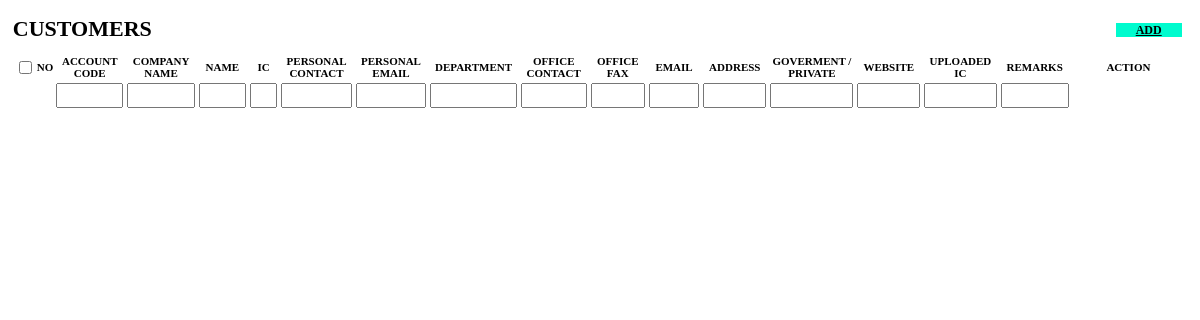
Page /module/customer/index.php on the earlier database version.
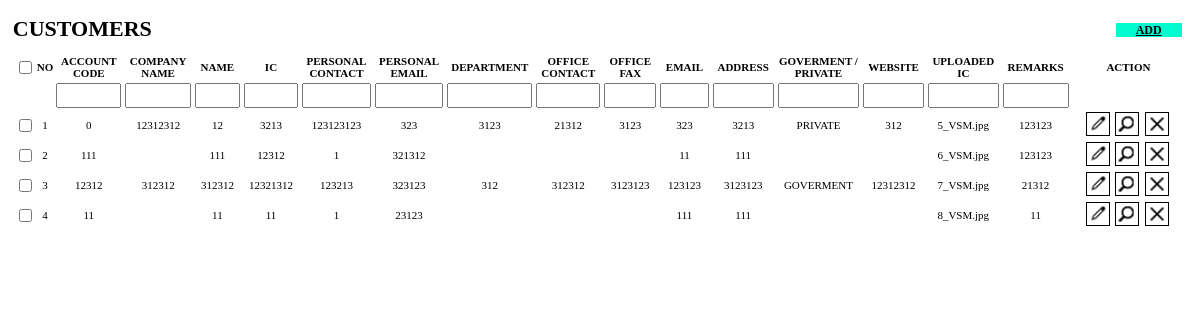
Same page on the later database version.
### tables this page shows
CREATE TABLE `customer` (
  `customer_id` int(11) NOT NULL,
  `account_code` int(11) DEFAULT NULL,
  `company_name` varchar(255) DEFAULT NULL,
  `name` varchar(255) DEFAULT NULL,
  `ic` varchar(255) DEFAULT NULL,
  `personal_contact` varchar(11) DEFAULT NULL,
  `personal_email` varchar(255) DEFAULT NULL,
  `department` varchar(255) DEFAULT NULL,
  `office_contact` varchar(11) DEFAULT NULL,
  `office_fax` varchar(11) DEFAULT NULL,
  `email` varchar(255) DEFAULT NULL,
  `address` varchar(255) DEFAULT NULL,
  `government_private` varchar(255) DEFAULT NULL,
  `website` varchar(255) DEFAULT NULL,
  `uploaded_ic` varchar(255) DEFAULT NULL,
  `remarks` varchar(255) DEFAULT NULL
);

### module/customer/index.php (the view, shortened to what this page needs)
<?php
include "../include/connect.php";
$query1 = $connect;
?>
<link rel="stylesheet" href="../include/css/css.css">
<link rel="stylesheet" type="text/css" href="../include/DataTables/datatables.min.css"/>
<body style="overflow-x: scroll;">
<main role="main" class="col-lg-9 ml-sm-0 col-lg-12 pt-2 px-2" style="background-color: white;">
	<div class="row row2">
		<div class="col-12 title">
			<b>CUSTOMERS</b>
			<div style="float:right;">
				<a type="button" class="btn btn-green" href="mainIndex.php?page=add_customer">ADD</a>&nbsp;
			</div>
		</div>
		<div class="col-12">
			<table id="register" class="display" style="width:100%">
		        <thead>
		            <tr>
						<th style="padding:0;background-image:none !important;"><input type="checkbox" name="check[]" value="" id=""></th>
						<th style="padding:0;background-image:none !important;">NO</th>
						<th>ACCOUNT CODE</th>
						<th>COMPANY NAME</th>
		                <th>NAME</th>
						<th>IC</th>
		                <th>PERSONAL CONTACT</th>
						<th>PERSONAL EMAIL</th>
						<th>DEPARTMENT</th>
						<th>OFFICE CONTACT</th>
						<th>OFFICE FAX</th>
		                <th>EMAIL</th>
						<th>ADDRESS</th>
						<th>GOVERMENT / PRIVATE</th>
						<th>WEBSITE</th>
						<th>UPLOADED IC</th>
		                <th>REMARKS</th>
		                <th style="width:10%;background-image:none !important;">ACTION</th>
		            </tr>
		        </thead>
		        <tfoot>
		            <tr>
						<th style="padding:0;"></th>
		                <th style="padding:0;"></th>
		                <th>ACCOUNT CODE</th>
						<th>COMPANY NAME</th>
		                <th>NAME</th>
						<th>IC</th>
		                <th>PERSONAL CONTACT</th>
						<th>PERSONAL EMAIL</th>
						<th>DEPARTMENT</th>
						<th>OFFICE CONTACT</th>
						<th>OFFICE FAX</th>
		                <th>EMAIL</th>
						<th>ADDRESS</th>
						<th>GOVERMENT / PRIVATE</th>
						<th>WEBSITE</th>
						<th>UPLOADED IC</th>
		                <th>REMARKS</th>
		                <th style="width:10%;background-image:none !important;"></th>
		            </tr>
		        </tfoot>
		        <tbody>
					<?php
						$counter = '';
						$query2 = "SELECT * FROM customer";
						if($result2 = mysqli_query($query1,$query2)){
							while($row = mysqli_fetch_assoc($result2)){
								$counter++;
								echo '<tr>';
								echo '<th style="padding:0;background-image:none !important;"><input type="checkbox" name="check[]" value="" id=""></th>';
								echo '<td>'.$counter.'</td>';
								echo '<td>'.$row["account_code"].'</td>';
								echo '<td>'.$row["company_name"].'</td>';
								echo '<td>'.$row["name"].'</td>';
								echo '<td>'.$row["ic"].'</td>';
								echo '<td>'.$row["personal_contact"].'</td>';
								echo '<td>'.$row["personal_email"].'</td>';
								echo '<td>'.$row["department"].'</td>';
								echo '<td>'.$row["office_contact"].'</td>';
								echo '<td>'.$row["office_fax"].'</td>';
								echo '<td>'.$row["email"].'</td>';
								echo '<td>'.$row["address"].'</td>';
								echo '<td>'.$row["government_private"].'</td>';
								echo '<td>'.$row["website"].'</td>';
								echo '<td>'.$row["uploaded_ic"].'</td>';
								echo '<td>'.$row["remarks"].'</td>';
								echo '
									<td>
										<a href="mainIndex.php?page=edit_customer&value='.$row["customer_id"].'"><img class="actionbtn" src="../include/img/action/edit.png"></a>&nbsp;
										<a href="#"><img class="actionbtn" src="../include/img/action/search.png"></a>&nbsp;
										<a href="../module/add_customer/delete.php?value='.$row["customer_id"].'"><img class="actionbtn" src="../include/img/action/delete.png"></a>&nbsp;
									</td>
								';
								echo '</tr>';
							}
						}
					?>
		        </tbody>
		    </table>
		</div>
	</div>
</main>
</body>

Differences in the rows shown:
added customer: account_code "0", company_name "12312312", name "12", ic "3213", personal_contact "123123123", personal_email "323", department "3123", office_contact "21312", office_fax "3123", email "323", address "3213", government_private "PRIVATE", website "312", uploaded_ic "5_VSM.jpg", remarks "123123", $row["customer_id"] 5 (drawn)
added customer: account_code "111", name "111", ic "12312", personal_contact "1", personal_email "321312", email "11", address "111", uploaded_ic "6_VSM.jpg", remarks "123123", $row["customer_id"] 6 (drawn)
added customer: account_code "12312", company_name "312312", name "312312", ic "12321312", personal_contact "123213", personal_email "323123", department "312", office_contact "312312", office_fax "3123123", email "123123", address "3123123", government_private "GOVERMENT", website "12312312", uploaded_ic "7_VSM.jpg", remarks "21312", $row["customer_id"] 7 (drawn)
added customer: account_code "11", name "11", ic "11", personal_contact "1", personal_email "23123", email "111", address "111", uploaded_ic "8_VSM.jpg", remarks "11", $row["customer_id"] 8 (drawn)
